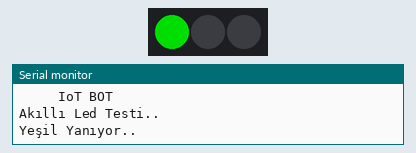
Recording of a sketch running on a simulated ATtiny85, built with avr-gcc and run on an emulated ATtiny85. Parts: 3 RGB LEDs in strip order, left to right, the last lines printed to the serial monitor. Dim RGB values are drawn brighter than linear.

Above: at 0.2 s.
At 1.2 s:
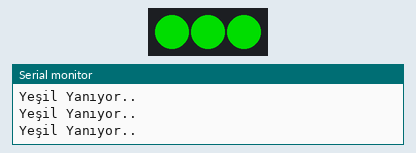
At 2.2 s:
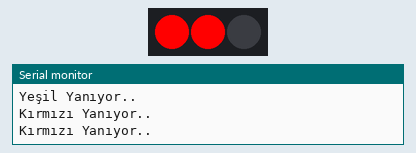
At 2.7 s:
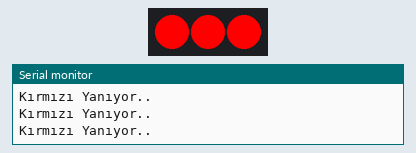
At 3.2 s:
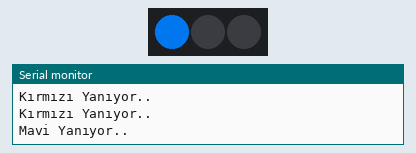
At 4.5 s:
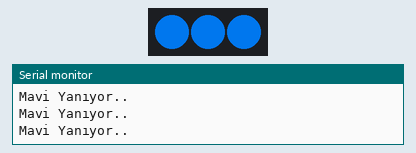
Timing chart, 0 to 6.5 s (numbered marks = the images above):
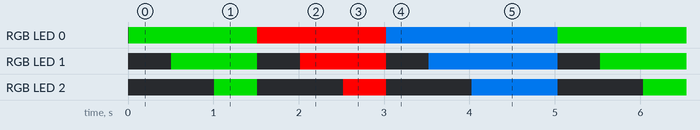

The sketch:

Modulcuk_Akilli_Led_YOL2.ino
```cpp
/*
                                        ///////////////////////////////////////////////////////
                                        /////////   IoT BOT Test Yazılımları Serisi   /////////
                                        //////////////   MODÜLCÜK TESTLERİ   //////////////////
                                                     NEOPİXEL (Akıllı Ledler)
*/

//---------------------------------------        // HAYDİ ORTAMI RENKLENDİRELİM!       -----------------------------------------------------

//---------------------------------------   // İLK TANIMLAMALAR VE KÜTÜPHANE EKLEME   ------------------------------------------------------

#include <Adafruit_NeoPixel.h>                          //
#ifdef __AVR__                                          // Ledleri kullanabilmek için
#include <avr/power.h>                                  // gerekli kütüphaneleri ekliyoruz.
#endif                                                  //

#define LED_PIN    26                                   // Uygun olan 25 - 26 - 27 - 32 - 33 numaralı pinlerden birini seçiyoruz.

#define LED_SAYISI 3                                    // Elimizdeki led sayısını giriyoruz.

Adafruit_NeoPixel pixels(LED_SAYISI, LED_PIN, NEO_GRB + NEO_KHZ800);  // Kullanılan ledlerin modelini yazıyoruz. Bu bilgiler sensör standartlarıdır.


//---------------------------------------   // SADECE İLK AÇILIŞTA BİR KERE ÇALIŞACAK KISIM   ---------------------------------------------

void setup()
{
  Serial.begin(115200);                                 // Seri haberleşmeyi "115200" bandında başlattık.
  Serial.println("     IoT BOT    ");                   // Seri ekrana bilgilendirme mesajı gönderdik.
  Serial.println("Akıllı Led Testi..");

#if defined(__AVR_ATtiny85__) && (F_CPU == 26000000)    // Kullandığımız işlemci için gerekli ayarlamalar yapıyoruz.
  clock_prescale_set(clock_div_1);                      // Akıllı ledler için gerekli standartlardır.
#endif

  pixels.begin();                                       // Akıllı ledlerimizi başlatma komutu veriyoruz.
}

//---------------------------------------   // SÜREKLİ ÇALIŞACAK DÖNGÜ İÇİNDEKİ KISIM   ---------------------------------------------------

void loop()
{
  pixels.clear();                                       // Tüm ledleri söndürme komutu veriyoruz.

  for (int i = 0; i < LED_SAYISI; i++)                  // Daha sonra herbir led için sırasıyla yanma komutu veriyoruz.
  {
    pixels.setPixelColor(i, pixels.Color(0, 150, 0));   // İlk önce sırayla yeşil yanma komutu yolluyoruz.
    //                                  (K,  Y,  M)     // Parantez içindeki değerler sırasıyla; KIRMIZI, YEŞİL ve MAVİ değerlerine denk gelmektedir.
    //                                                  // Bunlar en fazla "255" (8 bit), en az "0" değeri alabilir.
    pixels.show();                                      // Yolladığımız sinyallerin çalıştırılması için ledlere komut yolluyoruz.
    Serial.println("Yeşil Yanıyor..");                  // Seri ekrana bilgilendirme mesajı gönderdik.
    delay(500);                                         // Geçişleri görebilmek için yarım saniye bekleme süresi koyuyoruz.
  }

  pixels.clear();                                       // Tüm ledleri söndürme komutu veriyoruz.

  for (int i = 0; i < LED_SAYISI; i++)                  // Daha sonra herbir led için sırasıyla yanma komutu veriyoruz.
  {
    pixels.setPixelColor(i, pixels.Color(255, 0, 0));   // Sırayla kırmızı yanma komutu yolluyoruz.
    //                                  (K,  Y,  M)     // Parantez içindeki değerler sırasıyla; KIRMIZI, YEŞİL ve MAVİ değerlerine denk gelmektedir.
    //                                                  // Bunlar en fazla "255" (8 bit), en az "0" değeri alabilir.
    pixels.show();                                      // Yolladığımız sinyallerin çalıştırılması için ledlere komut yolluyoruz.
    Serial.println("Kırmızı Yanıyor..");                // Seri Ekrana Bilgilendirme Mesajı Gönderdik.
    delay(500);                                         // Geçişleri görebilmek için yarım saniye bekleme süresi koyuyoruz.
  }

  pixels.clear();                                       // Tüm ledleri söndürme komutu veriyoruz.

  for (int i = 0; i < LED_SAYISI; i++)                  // Daha sonra herbir led için sırasıyla yanma komutu veriyoruz.
  {
    pixels.setPixelColor(i, pixels.Color(0, 100, 200)); // Sırayla  Yanma Komutu Yolluyoruz.
    //                                  (K,  Y,  M)     // Parantez içindeki değerler sırasıyla; KIRMIZI, YEŞİL ve MAVİ değerlerine denk gelmektedir.
    //                                                  // Bunlar en fazla "255" (8 bit), en az "0" değeri alabilir.
    pixels.show();                                      // Yolladığımız sinyallerin çalıştırılması için ledlere komut yolluyoruz.
    Serial.println("Mavi Yanıyor..");                   // Seri Ekrana Bilgilendirme Mesajı Gönderdik.
    delay(500);                                         // Geçişleri görebilmek için yarım saniye bekleme süresi koyuyoruz.
  }

  pixels.clear();                                       // Tüm ledleri söndürme komutu veriyoruz.
  Serial.println("BAŞTAN BAŞLANILIYOR.");               // Seri ekrana bilgilendirme mesajı gönderdik.

  delay(500);                                           // Döngünün başa sardığını anlamak için
                                                        // küçük bir bekleme süresi koyuyoruz.
}
```

Measured:
- by itself, RGB LED 0: repeats every 5.0 s: RGB(255, 0, 0) 1.5 s, RGB(0, 100, 200) 2.0 s, RGB(0, 150, 0) 1.5 s
- by itself, RGB LED 1: repeats every 5.0 s: off 0.50 s, RGB(255, 0, 0) 1.0 s, off 0.50 s, RGB(0, 100, 200) 1.5 s, off 0.50 s, RGB(0, 150, 0) 1.0 s
- by itself, RGB LED 2: repeats every 5.0 s: off 1.0 s, RGB(255, 0, 0) 0.50 s, off 1.0 s, RGB(0, 100, 200) 1.0 s, off 1.0 s, RGB(0, 150, 0) 0.50 s
